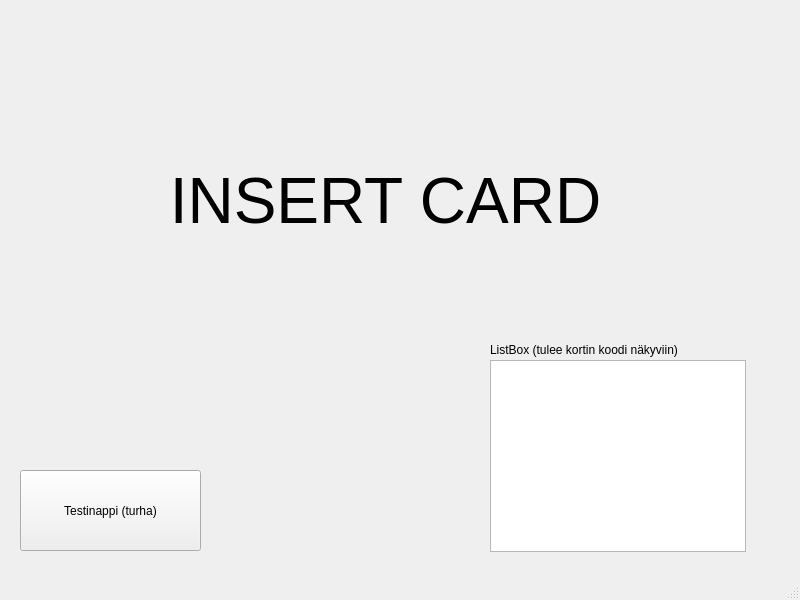
<?xml version="1.0" encoding="UTF-8"?>
<ui version="4.0">
 <class>MainWindow</class>
 <widget class="QMainWindow" name="MainWindow">
  <property name="geometry">
   <rect>
    <x>0</x>
    <y>0</y>
    <width>800</width>
    <height>600</height>
   </rect>
  </property>
  <property name="windowTitle">
   <string>MainWindow</string>
  </property>
  <widget class="QWidget" name="centralwidget">
   <widget class="QPushButton" name="pushButton">
    <property name="geometry">
     <rect>
      <x>20</x>
      <y>470</y>
      <width>181</width>
      <height>81</height>
     </rect>
    </property>
    <property name="text">
     <string>Testinappi (turha)</string>
    </property>
   </widget>
   <widget class="QListWidget" name="listBox">
    <property name="geometry">
     <rect>
      <x>490</x>
      <y>360</y>
      <width>256</width>
      <height>192</height>
     </rect>
    </property>
   </widget>
   <widget class="QLabel" name="label">
    <property name="geometry">
     <rect>
      <x>70</x>
      <y>110</y>
      <width>631</width>
      <height>181</height>
     </rect>
    </property>
    <property name="font">
     <font>
      <pointsize>48</pointsize>
      <bold>false</bold>
     </font>
    </property>
    <property name="text">
     <string>INSERT CARD</string>
    </property>
    <property name="alignment">
     <set>Qt::AlignCenter</set>
    </property>
   </widget>
   <widget class="QLabel" name="label_2">
    <property name="geometry">
     <rect>
      <x>490</x>
      <y>340</y>
      <width>261</width>
      <height>20</height>
     </rect>
    </property>
    <property name="text">
     <string>ListBox (tulee kortin koodi näkyviin)</string>
    </property>
   </widget>
  </widget>
  <widget class="QMenuBar" name="menubar">
   <property name="geometry">
    <rect>
     <x>0</x>
     <y>0</y>
     <width>800</width>
     <height>25</height>
    </rect>
   </property>
  </widget>
  <widget class="QStatusBar" name="statusbar"/>
 </widget>
 <resources/>
 <connections/>
</ui>
